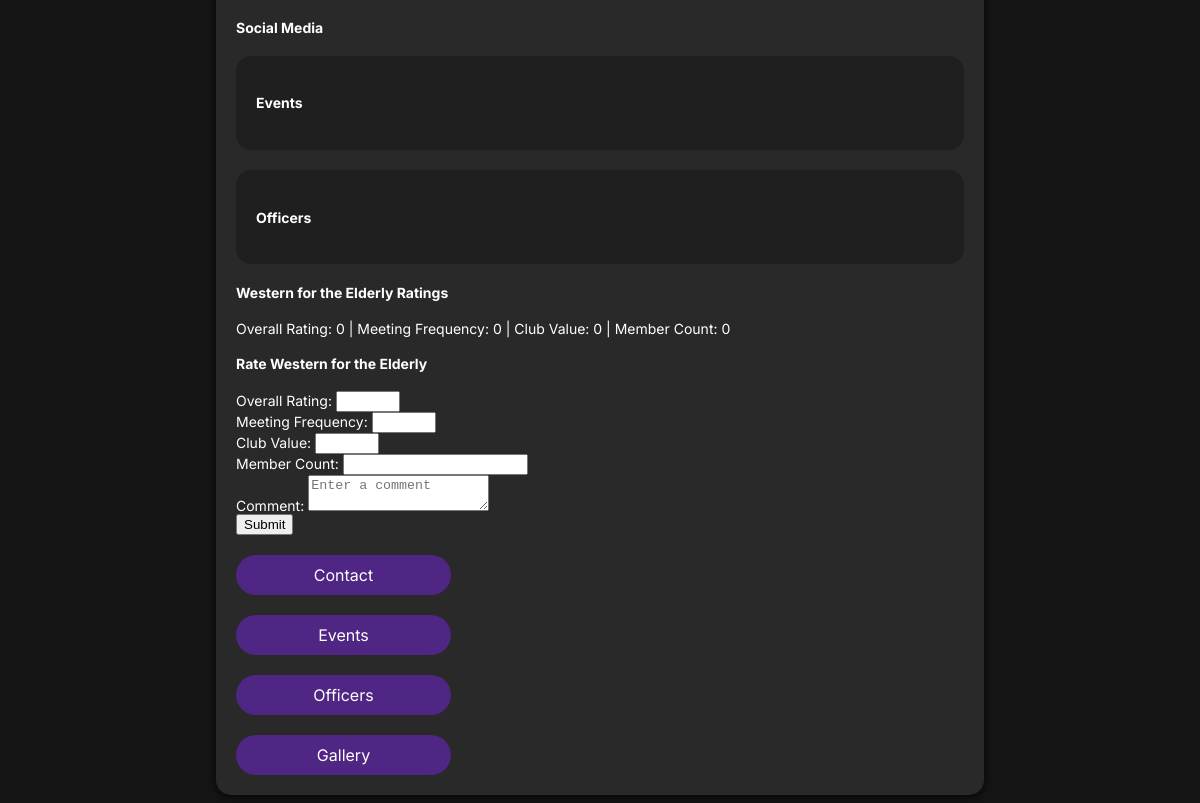
Page /club/Western for the Elderly (lower part) on the earlier database version.
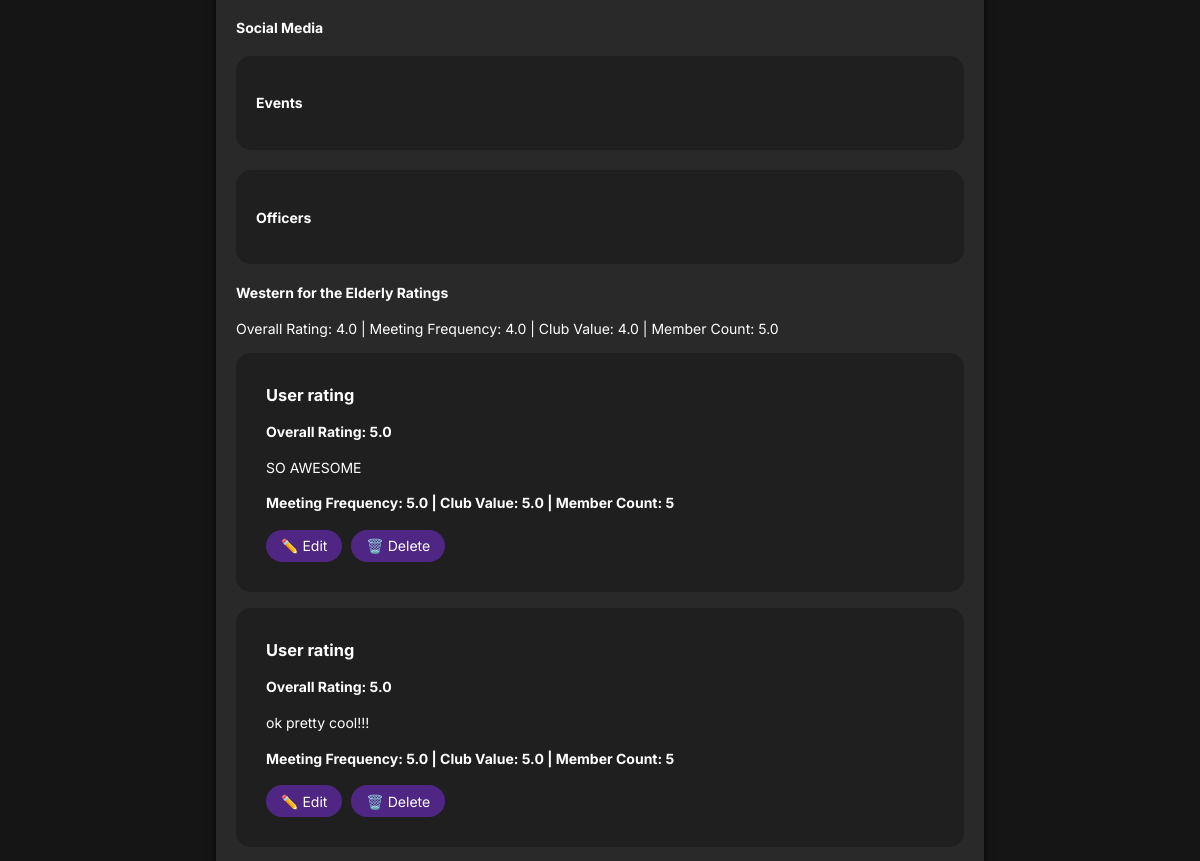
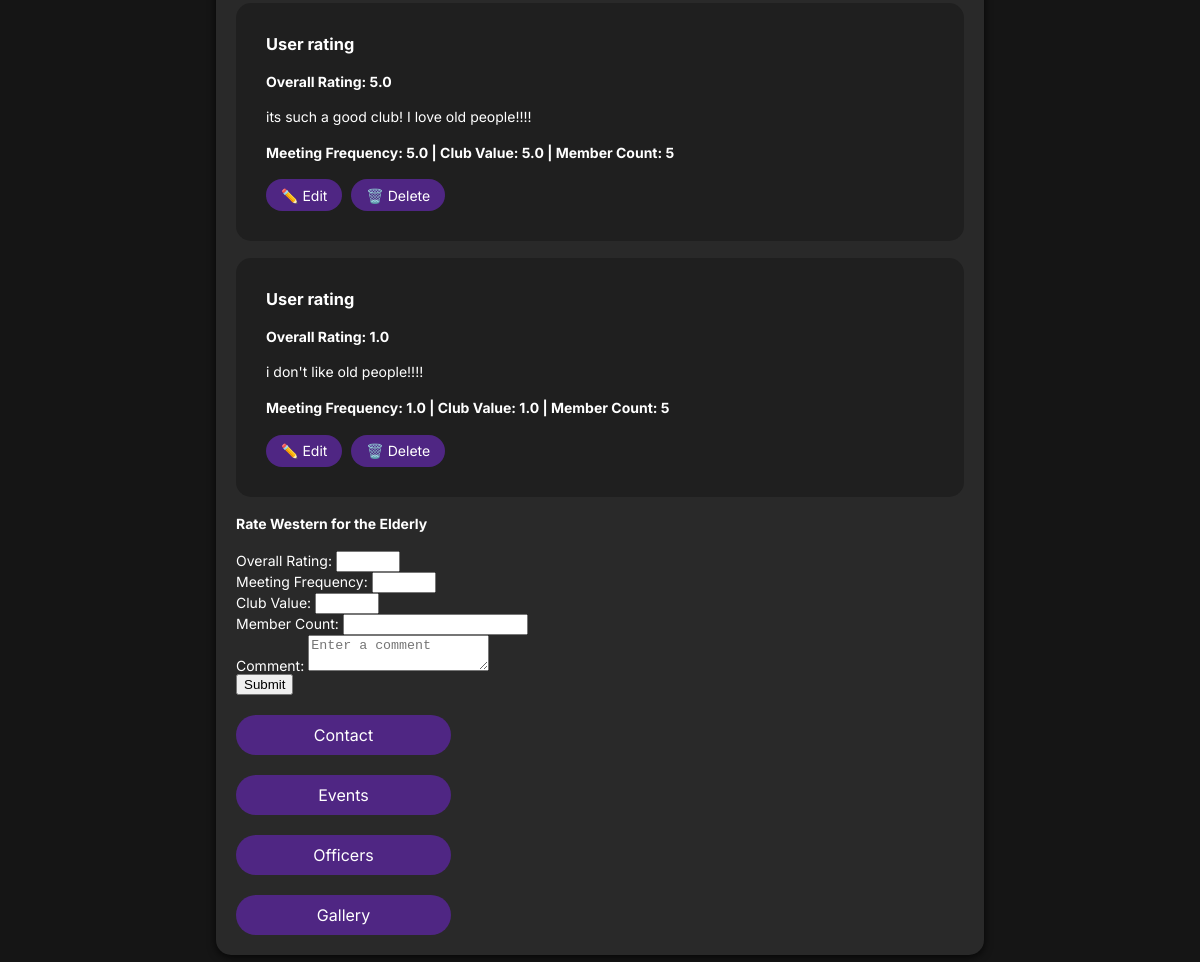
Same page on the later database version (2 pictures, top to bottom).
### app.py (models this page shows)
class Club(db.Model):
    id = db.Column(db.String(100), nullable=False, primary_key=True)
    name = db.Column(db.String(100), nullable=False)
    profilepicture = db.Column(db.String(100), nullable=True)
    websitekey = db.Column(db.String(100), nullable=False)
    shortname = db.Column(db.String(100), nullable=True)
    summary = db.Column(db.String(200), nullable=True)
    description = db.Column(db.Text, nullable=True)
    contact = db.Column(db.String(100), nullable=True)
    instagram = db.Column(db.String(100), nullable=True)
    youtube = db.Column(db.String(100), nullable=True)
    linkedin = db.Column(db.String(100), nullable=True)
    website = db.Column(db.String(100), nullable=True)
    facebook = db.Column(db.String(100), nullable=True)
    twitter = db.Column(db.String(100), nullable=True)
    categorynames = db.Column(db.String(300), nullable=True)
    pictureblob = db.Column(db.LargeBinary, nullable=True)

class Rating(db.Model):
    id = db.Column(db.Integer, primary_key=True)
    club_id = db.Column(db.String(100), db.ForeignKey('club.id'))
    overall_rating = db.Column(db.Float, nullable=False)
    meeting_frequency = db.Column(db.Float, nullable=False)
    club_value = db.Column(db.Float, nullable=False, default=0.0)
    member_count = db.Column(db.Integer, nullable=False)
    comment = db.Column(db.String(200), nullable=True)
    club = db.relationship('Club', backref=db.backref('ratings', lazy=True))

### app.py (the view)
@app.route('/club/<string:club_name>')
def one_club(club_name):
    club = Club.query.filter_by(name=club_name).first()
    if not club:
        abort(404)
    ratings = club.ratings
    average_overall_rating = round(sum(rating.overall_rating for rating in ratings) / len(ratings) if ratings else 0, 1)
    average_meeting_frequency = round(sum(rating.meeting_frequency for rating in ratings) / len(ratings) if ratings else 0, 1)
    average_club_value = round(sum(rating.club_value for rating in ratings) / len(ratings) if ratings else 0, 1)
    average_member_count = sum(rating.member_count for rating in ratings) / len(ratings) if ratings else 0
    return render_template('club_page.html', club=club, average_overall_rating=average_overall_rating, average_meeting_frequency=average_meeting_frequency, average_club_value=average_club_value, average_member_count=average_member_count)

### templates/club_page.html (shortened to what this page needs)
{% extends 'base.html' %}
{% block content %}
    <div class="content">
        <div class="club">
            <div class="info">
                <div class="social-media">
                    <h4>Social Media</h4>
                </div>
                <div class="events">
                    <h4>Events</h4>
                </div>
                <div class="officers">
                    <h4>Officers</h4>
                </div>
                <div class="ratings">
                    <h4>{{ club.name}} Ratings</h4>
                    <p>Overall Rating: {{ average_overall_rating }} | Meeting Frequency: {{ average_meeting_frequency }} | Club Value: {{ average_club_value }} | Member Count: {{ average_member_count }}</p>
                    <ul>
                        {% for rating in club.ratings %}
                        <div class="userratings">
                            <h3>User rating</h3>
                            <h4>Overall Rating: {{ rating.overall_rating }}</h4>
                            <p>{{ rating.comment|default('No comment provided') }}</p>
                            <h4>Meeting Frequency: {{ rating.meeting_frequency }} | Club Value: {{ rating.club_value }} | Member Count: {{ rating.member_count }}</h4>
                            <form method="POST">
                                <button type="button" onclick="window.location.href='{{ url_for('edit_rating', club_name=club.name, rating_id=rating.id) }}'" class="edit-btn">✏️ Edit</button> <input type="submit" formaction="{{ url_for('delete_rating', club_name=club.name, rating_id=rating.id) }}" value="🗑️ Delete" onclick="return confirm('Are you sure you want to delete this rating?')" class="delete-btn">
                            </form>
                        </div>
                        {% endfor %}
                    </ul>
                </div>
                <div class="rating-form">
                    <h4>Rate {{ club.name }}</h4>
                    <form method="POST" action="{{ url_for('rate_club', club_name=club.name) }}" onsubmit="return validateForm()">
                        <div class="form-group">
                            <label for="overall_rating">Overall Rating:</label>
                            <input type="number" id="overall_rating" name="overall_rating" min="0.5" max="5" step="0.5" required>
                        </div>
                        <div class="form-group">
                            <label for="meeting_frequency">Meeting Frequency:</label>
                            <input type="number" id="meeting_frequency" name="meeting_frequency" min="0.5" max="5" step="0.5" required>
                        </div>
                        <div class="form-group">
                            <label for="club_value">Club Value:</label>
                            <input type="number" id="club_value" name="club_value" min="0.5" max="5" step="0.5" required>
                        </div>
                        <div class="form-group">
                            <label for="member_count">Member Count:</label>
                            <input type="number" id="member_count" name="member_count" min="00">
                        </div>
                        <div class="form-group">
                            <label for="comment">Comment:</label>
                            <textarea id="comment" name="comment" placeholder="Enter a comment"></textarea>
                        </div>
                        <button type="submit" class="btn btn-primary">Submit</button>
                    </form>
                </div>
                <div class="contact-button">
                    <a href="https://westernu.campuslabs.ca/engage/organization/{{ club.websitekey }}/contact" class="clubinfobtn">Contact</a>
                </div>
                <div class="events-button">
                    <a href="https://westernu.campuslabs.ca/engage/organization/{{ club.websitekey }}/events" class="clubinfobtn">Events</a>
                </div>
                <div class="roster-button">
                    <a href="https://westernu.campuslabs.ca/engage/organization/{{ club.websitekey }}/roster" class="clubinfobtn">Officers</a>
                </div>
                <div class="gallery-button">
                    <a href="https://westernu.campuslabs.ca/engage/organization/{{ club.websitekey }}/gallery" class="clubinfobtn">Gallery</a>
                </div>
            </div>
        </div>
    </div>
{% endblock %}

### templates/base.html (shortened to what this page needs)
<!DOCTYPE html>
<html lang="en">
<head>
</head>
<body>
    <div class="content">
        {% block content %} {% endblock %}
    </div>
</body>
</html>

### templates/base.html (style rules this page uses)
.content { width: 80%; max-width: 1200px; margin: 0 auto; border-radius: 15px; display: flex; flex-direction: column; flex-wrap: nowrap; }
.club { flex: 1 1 100%; padding: 20px; margin: 7.5px 0; border-radius: 15px; background-color: #292929; color: #ffffff; box-shadow: 0px 2px 8px rgba(0, 0, 0, 0.753); transition: box-shadow 0.3s ease; }
.bio, .shortbio, .contact, .events, .officers { padding: 20px; margin: 20px 0; border-radius: 15px; background-color: #1f1f1f; color: #ffffff; }
body { font-family: "Inter", sans-serif; background-color: #151515; color: #ffffff; margin: 0; padding: 0; font-size: 14px; }
.clubinfobtn { display: inline-block; padding: 10px 20px; margin-top: 20px; font-size: 16px; color: #ffffff; background-color: #4F2683; transition: background-color 0.3s ease; text-decoration: none; border-radius: 50px; text-align: center; height: 20px; width: 175px; }
.userratings { font-family: "Inter", sans-serif; background-color: #1f1f1f; color: #ffffff; margin-left: -40px; padding: 15px; padding-left: 30px; padding-bottom: 30px; border-radius: 15px; font-size: 14px; }
.edit-btn, .delete-btn { font-family: "Inter", sans-serif; padding: 7.5px 15px; margin-right: 5px; font-size: 14px; color: #ffffff; background-color: #4F2683; transition: background-color 0.3s ease; text-decoration: none; border-radius: 50px; text-align: center; cursor: pointer; border: 0; }

Differences in the rows shown:
added Rating: overall_rating "5.0", comment "SO AWESOME", meeting_frequency "5.0", club_value "5.0", member_count "5"
added Rating: overall_rating "5.0", comment "ok pretty cool!!!", meeting_frequency "5.0", club_value "5.0", member_count "5"
added Rating: overall_rating "5.0", comment "its such a good club! I love old people!!!!", meeting_frequency "5.0", club_value "5.0", member_count "5"
added Rating: overall_rating "1.0", comment "i don't like old people!!!!", meeting_frequency "1.0", club_value "1.0", member_count "5"
Other differences:
{{ average_overall_rating }}: "0" → "4.0"
{{ average_meeting_frequency }}: "0" → "4.0"
{{ average_club_value }}: "0" → "4.0"
{{ average_member_count }}: "0" → "5.0"
